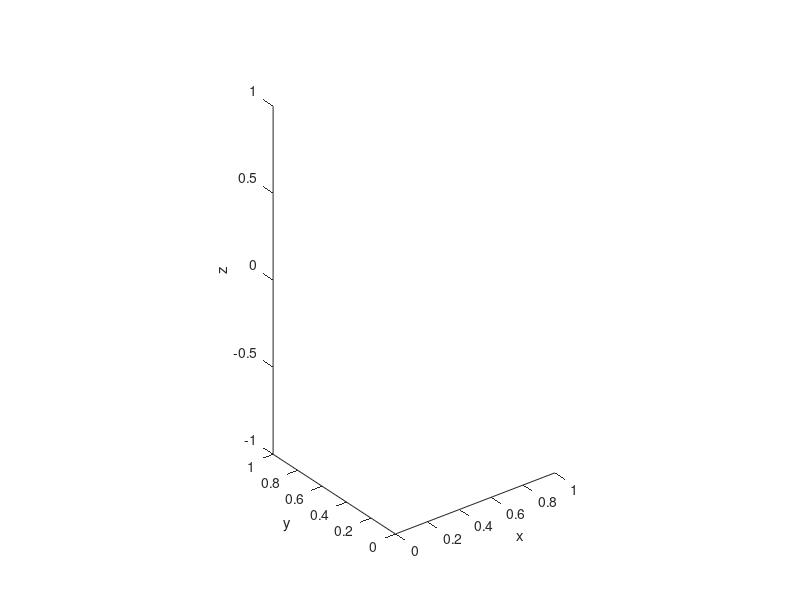

MATLAB code to generate this figure: (Note: this script raises an error after producing the figure.)
function cf_obj = createCrazyFlie1(varargin)
% CREATECRAZYFLIE creates a 3D visualization of a crazyflie 1.0
%   obj = CREATECRAZYFLIE This function creates a default 3D visualization 
%   of a crazyflie 1.0 quadcopter at the origin. This function returns a
%   structured array containing handles for the parent figure, axes, and
%   handles for body-fixed hgtransform objects for the body of the
%   crazyflie, and each prop.
%       obj.Figure - parent figure handle 
%       obj.Axes - parent axes handle
%       obj.Body - body-fixed hgtransform object connected to the body of
%           the crazyflie
%       obj.Motor - 1x4 array of body-fixed hgtransform objects connected
%           to each prop of the crazyflie
%       
%                             +x-direction
%                                   ^
%                                   |
%
%                                [Motor_1]
%                                   |
%                                 R | G
%           +y-dir <-- [Motor_4]---------[Motor_2]
%                                   | B
%                                   |
%                                [Motor_3]
%
%                              (front side)
%       
%   Ref: https://wiki.bitcraze.io/projects:crazyflie:userguide:index
%
%   CREATECRAZYFLIE(___,Name,Value) specifies properties using one or more 
%   Name,Value pair arguments.
%       'complexity'    - [ {'Simple'}, 'Complex' ]
%       'matrix'        - 4x4 homogenious transform
%       'parent'        - Axes or other hgtransform handle
%       'propAlignment' - 1x4 array containing prop orientations in radians
%       'resolution'    - [ {'Coarse'}, 'Fine' ]
%       'tag'           - String describing object
%
%   CREATECRAZYFLIE(axes_handle,___) plots into the axes specified by 
%   axes_handle instead of into the current axes (gca). The option, 
%   axes_handle can precede any of the input combinations in the previous 
%   syntaxes.
%
%   Example
%       % Create crazyflie visualization
%       cf_obj = createCrazyFlie('Complexity','Complex',...
%           'Resolution','Coarse','PropAlignment',[0,pi/6,pi/5,pi/4]);
%       % Get current body position and orientation
%       H = get(cf_obj.Body,'Matrix');
%       % Plot current position
%       plt = plot3(H(1,4),H(2,4),H(3,4),'.m');
%       % Set "prop speed" and body movement 
%       delta_prop = [pi/7,pi/8,pi/9,pi/10];
%       delta_body = makehgtform('translate',[0.1,0.1,0.3],...
%           'zrotate',pi/100,'xrotate',pi/200);
%       % Animate
%       while ishandle(cf_obj.Figure)
%           % Update prop orientations
%           for i = 1:numel(cf_obj.Motor)
%               G = get(cf_obj.Motor(i),'Matrix');
%               set(cf_obj.Motor(i),'Matrix',G*makehgtform('zrotate',delta_prop(i)));
%           end
%           % Update body position and orientation
%           H = get(cf_obj.Body,'Matrix');
%           set(cf_obj.Body,'Matrix',H*delta_body);
%           % Update position trajectory plot
%           xData = get(plt,'xdata');
%           yData = get(plt,'ydata');
%           zData = get(plt,'zdata');
%           set(plt,'xdata',[xData,H(1,4)],'ydata',[yData,H(2,4)],'zdata',[zData,H(3,4)]);
%           drawnow
%       end
%
%   See also Triad hgtransform stlpatch
%
%   (c) M. Kutzer 20Dec2014, USNA

%Updates
%   30June2015 - Updated input arguments and documentation
%   06July2015 - Updated documentation and added example

%TODO - check for stlpatch and point to website:
% N/A

%TODO - check for addsinglelight and point to website:
% http://www.mathworks.com/matlabcentral/fileexchange/48617-add-single-light-object

%TODO - check for triad and point to website:
% http://www.mathworks.com/matlabcentral/fileexchange/48810-visualize-reference-frame

%% set defaults
resolution = 'Coarse';
complexity = 'Simple';
prop_alignment = [0,0,0,0];
H0 = eye(4);
tag = 'CrazyFlie';
mom = [];

%% parse inputs
if nargin > 0
    if ishandle(varargin{1})
        mom = varargin{1};
        varargin(1) = [];
    end
    
    n = numel(varargin);
    for i = 1:2:n
        if i >= n
            error( sprintf('No argument provided for "%s"',varargin{i}) );
        end
        switch lower(varargin{i})
            case 'complexity'
                complexity = varargin{i+1};
                complexity = sprintf('%s%s',upper(complexity(1)),lower(complexity(2:end)));
            case 'matrix'
                H0 = varargin{i+1};
            case 'parent'
                mom = varargin{i+1};
            case 'propalignment'
                prop_alignment = varargin{i+1};
            case 'resolution'
                resolution = varargin{i+1};
                resolution = sprintf('%s%s',upper(resolution(1)),lower(resolution(2:end)));
            case 'tag'
                tag = varargin{i+1};
            otherwise
                error( sprintf('Unexpected property "%s"',varargin{i}) );
        end
    end
end

%% setup figure
if isempty(mom)
    % Default figure
    fig = figure('Name','CrazyFlie','Position',[100,200,960,540]);
    axs = axes('Parent',fig);
    mom = axs;
    xlabel('x')
    ylabel('y')
    zlabel('z')
    daspect([1 1 1]);
    view(3);
    hold on
else
    % Existing figure with defined parent
    axs = mom;
    while ~strcmp('axes', get(axs,'type'))
        axs = get(axs,'parent');
    end
    fig = get(axs,'Parent');
    while ~strcmp('figure', get(fig,'type'))
        fig = get(fig,'parent');
    end
end

h = triad('Parent',mom,'LineWidth',3,'Scale',35,'Matrix',H0,'visible','off');
if ~isempty(tag)
    set(h,'tag',tag);
end

%% load body stl file(s)
pathname = 'STL Files, CrazyFlie';
switch complexity
    case 'Simple'
        body_stl = sprintf('CrazyFlie_%s.fig',resolution);
        
        %[cf,stltitle] = stlpatch( fullfile(pathname,body_stl) );
        %body = patch(cf);
        open( fullfile(folderName,body_stl) );
        fig = gcf;
        set(fig,'Visible','off');
        axs = get(fig,'Children');
        body = get(axs,'Children');
                        
        set(body,'Parent',h,'FaceColor',[0.7,0.7,0.7],'Tag','Body');
        close(fig)
    case 'Complex'
        components = {...
            'CF_ContactStrip-1';...
            'CF_Bracketed_Motor-4 CF_Motor-1';...
            'CF_Bracketed_Motor-4 CF_Bracket-1';...
            'CF_Bracketed_Motor-3 CF_Motor-1';...
            'CF_Bracketed_Motor-3 CF_Bracket-1';...
            'CF_Bracketed_Motor-2 CF_Motor-1';...
            'CF_Bracketed_Motor-2 CF_Bracket-1';...
            'CF_Bracketed_Motor-1 CF_Motor-1';...
            'CF_Bracketed_Motor-1 CF_Bracket-1';...
            'CF_Board-1';...
            'CF_Battery-1'};
        
        color_motor   = [0.60, 0.60, 0.60];
        color_bracket = [0.95, 0.95, 0.95];
        color_strip   = [0.90, 0.90, 0.90];
        color_board   = [0.10, 0.10, 0.10];
        color_battery = [0.60, 0.80, 0.80];
        
        component_color = [...
            color_strip;...     % contact strip
            color_motor;...     % motor 
            color_bracket;...   % motor bracket
            color_motor;...     % motor 
            color_bracket;...   % motor bracket
            color_motor;...     % motor 
            color_bracket;...   % motor bracket
            color_motor;...     % motor 
            color_bracket;...   % motor bracket
            color_board;...     % board
            color_battery];     % battery
        
        alpha_motor   = 1.00;
        alpha_bracket = 0.35;
        alpha_strip   = 1.00;
        alpha_board   = 1.00;
        alpha_battery = 1.00;
        
        component_alpha = [...
            alpha_strip;...     % contact strip
            alpha_motor;...     % motor 
            alpha_bracket;...   % motor bracket
            alpha_motor;...     % motor 
            alpha_bracket;...   % motor bracket
            alpha_motor;...     % motor 
            alpha_bracket;...   % motor bracket
            alpha_motor;...     % motor 
            alpha_bracket;...   % motor bracket
            alpha_board;...     % board
            alpha_battery];     % battery
        
        for i = 1:numel(components)
            filename = sprintf('CrazyFlie_%s - %s.fig',resolution,components{i});
            %[cf,stltitle] = stlpatch( fullfile(pathname,filename) );
            %cmpnt = patch(cf);
            open( fullfile(folderName,body_stl) );
            fig = gcf;
            set(fig,'Visible','off');
            axs = get(fig,'Children');
            cmpnt = get(axs,'Children');
        
            set(cmpnt,'Parent',h,'FaceColor',component_color(i,:),...
                'FaceAlpha',component_alpha(i,:),'Tag',components{i});
            
            close(fig);
        end
    otherwise
        error('Unexpected value for "complexity" parameter.');
end

%% load prop stl files
cw_stl = sprintf('CF_CW_Propeller_%s.fig',resolution);
ccw_stl = sprintf('CF_CCW_Propeller_%s.fig',resolution);

%[cw,stltitle] = stlpatch( fullfile(pathname,cw_stl) );
%[ccw,stltitle] = stlpatch( fullfile(pathname,ccw_stl) );

%m(1) = patch(ccw);
%m(2) = patch(cw);
%m(3) = patch(ccw);
%m(4) = patch(cw);

offset = ...
    [ 43.00,  0.00,  7.90;...
       0.00,-43.00,  7.90;...
     -43.00,  0.00,  7.90;...
       0.00, 43.00,  7.90];

for i = 1:numel(m)
    g(i) = hgtransform('Parent',h,'Matrix',...
        makehgtform('translate',offset(i,:),'zrotate',prop_alignment(i)));
    f(i) = hgtransform('Parent',g(i));
    set(m(i),'Parent',f(i));
    
    set(g(i),'Tag',sprintf('M%d Prop Base',i));
    set(f(i),'Tag',sprintf('M%d Prop',i));
end

%% add light
lgt = addSingleLight(axs);

%% package output
cf_obj.Figure = fig;
cf_obj.Axes = axs;
cf_obj.Body = h;
for i = 1:numel(f)
    cf_obj.Motor(i) = f(i);
end
